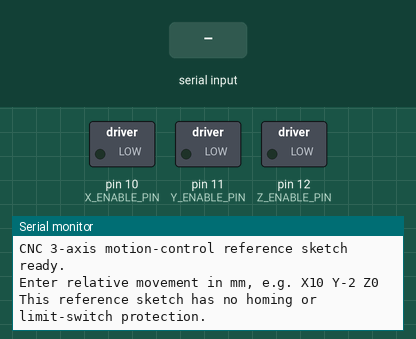
Bench run of a sketch on a simulated Arduino Uno, built for the host (arithmetic inside an expression is 32-bit, double 64-bit). Parts: switched loads named in the sketch (green lamp = pin HIGH), the last lines printed to the serial monitor. The inputs (shaded band) are chosen by the test bench.

Above: at 1.2 s.
1.3 s: "X\n" received over Serial
At 2.2 s:
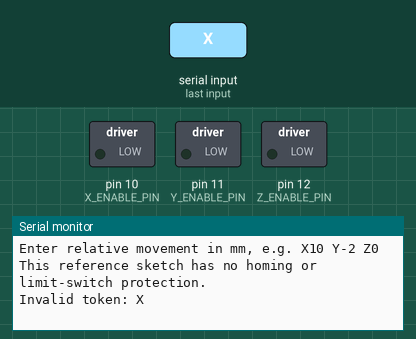
2.8 s: "x\n" received over Serial
At 3.4 s:
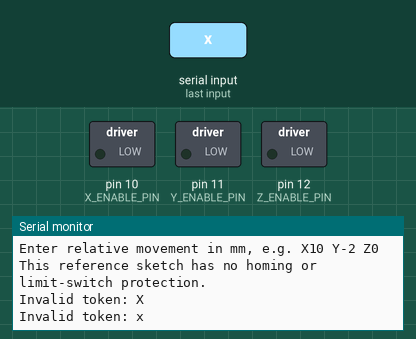
4.3 s: "Y\n" received over Serial
At 5.7 s:
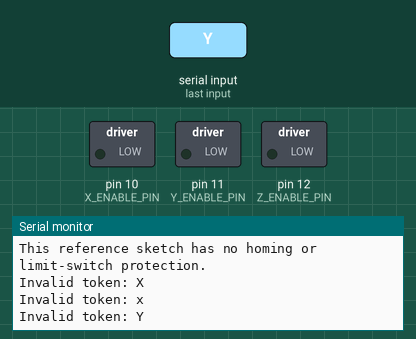

Measured:
- after the input at 1.3 s, the serial monitor: prints a new line at once (image 1)
- after the input at 2.8 s, the serial monitor: prints a new line at once (image 2)
- after the input at 4.3 s, the serial monitor: prints a new line at once (image 3)

The sketch:

CNC_3Axis_Arduino_Reference_Code.ino
```cpp
/*
  3-Axis CNC Motion-Control Reference Sketch
  For an Arduino + external STEP/DIR stepper drivers (e.g., TB6600/DM-series).

  IMPORTANT:
  - This is an illustrative reference implementation prepared for the portfolio.
  - It is NOT represented as the original source code from the candidate's
    university CNC project, and it has NOT been tested on that machine.
  - NEMA 23 motors must be driven by suitable external stepper drivers.
  - Verify wiring, motor current, microstepping, travel limits, emergency stop,
    spindle safety, and steps/mm before connecting real hardware.
  - This example has no homing routine, limit-switch handling, or emergency-stop
    circuit. Do not use it as production machine-control firmware.

  Serial command format (relative movement in millimetres):
      X10 Y0 Z0
      X-2.5 Y4 Z0
      X0 Y0 Z1

  Send one command per line at 115200 baud.
  Install the "AccelStepper" library from the Arduino Library Manager.
*/

#include <AccelStepper.h>
#include <stdlib.h>
#include <string.h>

// Example Arduino Uno pin assignment; adapt to the actual controller/wiring.
const uint8_t X_STEP_PIN = 2;
const uint8_t X_DIR_PIN  = 3;
const uint8_t Y_STEP_PIN = 5;
const uint8_t Y_DIR_PIN  = 6;
const uint8_t Z_STEP_PIN = 8;
const uint8_t Z_DIR_PIN  = 9;

const uint8_t X_ENABLE_PIN = 10;
const uint8_t Y_ENABLE_PIN = 11;
const uint8_t Z_ENABLE_PIN = 12;

// EXAMPLE calibration only. Calculate from motor steps/rev, microstepping,
// and screw/belt travel. These values are not asserted for the candidate's machine.
const float X_STEPS_PER_MM = 80.0;
const float Y_STEPS_PER_MM = 80.0;
const float Z_STEPS_PER_MM = 400.0;

const float MAX_SPEED_STEPS_S = 1200.0;
const float ACCEL_STEPS_S2    = 500.0;

AccelStepper xAxis(AccelStepper::DRIVER, X_STEP_PIN, X_DIR_PIN);
AccelStepper yAxis(AccelStepper::DRIVER, Y_STEP_PIN, Y_DIR_PIN);
AccelStepper zAxis(AccelStepper::DRIVER, Z_STEP_PIN, Z_DIR_PIN);

char inputLine[80];
uint8_t inputIndex = 0;

void configureAxis(AccelStepper &axis, uint8_t enablePin) {
  pinMode(enablePin, OUTPUT);
  digitalWrite(enablePin, LOW); // Common active-LOW enable; check driver manual.
  axis.setMaxSpeed(MAX_SPEED_STEPS_S);
  axis.setAcceleration(ACCEL_STEPS_S2);
}

void printHelp() {
  Serial.println(F("Enter relative movement in mm, e.g. X10 Y-2 Z0"));
  Serial.println(F("This reference sketch has no homing or limit-switch protection."));
}

void processCommand(char *line) {
  float dx = 0.0, dy = 0.0, dz = 0.0;
  bool hasAxis = false;

  char *token = strtok(line, " ,\t");
  while (token != NULL) {
    char axisName = token[0];
    char *endPtr = NULL;
    float value = strtof(token + 1, &endPtr);

    if (endPtr == token + 1 || *endPtr != '\0') {
      Serial.print(F("Invalid token: "));
      Serial.println(token);
      return;
    }

    switch (axisName) {
      case 'X': case 'x': dx = value; hasAxis = true; break;
      case 'Y': case 'y': dy = value; hasAxis = true; break;
      case 'Z': case 'z': dz = value; hasAxis = true; break;
      default:
        Serial.println(F("Unknown axis. Use X, Y, and/or Z."));
        return;
    }
    token = strtok(NULL, " ,\t");
  }

  if (!hasAxis) {
    printHelp();
    return;
  }

  long xTarget = xAxis.currentPosition() + lround(dx * X_STEPS_PER_MM);
  long yTarget = yAxis.currentPosition() + lround(dy * Y_STEPS_PER_MM);
  long zTarget = zAxis.currentPosition() + lround(dz * Z_STEPS_PER_MM);

  xAxis.moveTo(xTarget);
  yAxis.moveTo(yTarget);
  zAxis.moveTo(zTarget);

  Serial.println(F("Movement command accepted (relative coordinates)."));
}

void setup() {
  Serial.begin(115200);

  configureAxis(xAxis, X_ENABLE_PIN);
  configureAxis(yAxis, Y_ENABLE_PIN);
  configureAxis(zAxis, Z_ENABLE_PIN);

  Serial.println(F("CNC 3-axis motion-control reference sketch ready."));
  printHelp();
}

void loop() {
  // Non-blocking motion updates allow all three axes to move concurrently.
  xAxis.run();
  yAxis.run();
  zAxis.run();

  while (Serial.available() > 0) {
    char c = (char)Serial.read();

    if (c == '\n' || c == '\r') {
      if (inputIndex > 0) {
        inputLine[inputIndex] = '\0';
        processCommand(inputLine);
        inputIndex = 0;
      }
    } else if (inputIndex < sizeof(inputLine) - 1) {
      inputLine[inputIndex++] = c;
    } else {
      inputIndex = 0;
      Serial.println(F("Input too long; command discarded."));
    }
  }
}
```
